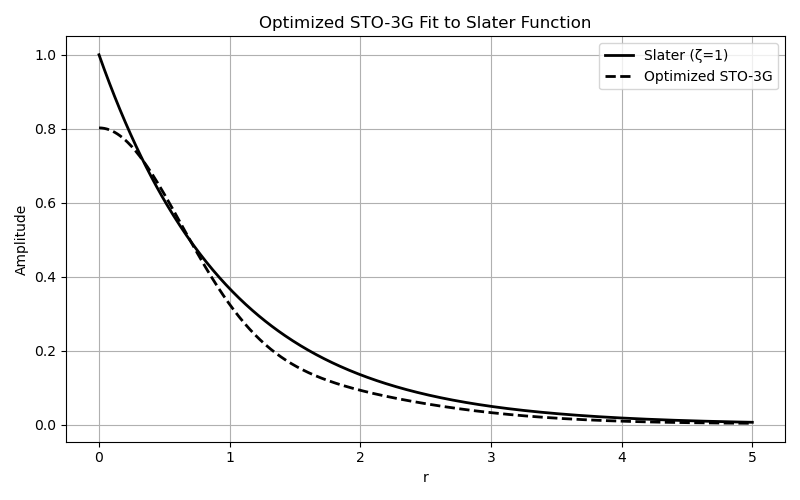

Here is the Python script that generated this plot:
import numpy as np
import matplotlib.pyplot as plt
from scipy.optimize import differential_evolution
from scipy.integrate import simpson

# Slater-type orbital (unnormalized)
def slater(r, zeta=1.0):
    return np.exp(-zeta * r)

# Normalized primitive Gaussian
def gaussian(r, alpha):
    return np.exp(-alpha * r**2)

# Contracted Gaussian function
def contracted_gaussian(r, alphas, coeffs):
    result = np.zeros_like(r)
    for c, a in zip(coeffs, alphas):
        result += c * gaussian(r, a)
    return result

# Objective function: minimize area error between Slater and contracted
def area_error(params, r, slater_vals):
    coeffs = params[:3]
    alphas = params[3:]
    g_vals = contracted_gaussian(r, alphas, coeffs)
    error = np.abs(simpson(slater_vals - g_vals, r))
    return error

# r grid
r = np.linspace(0, 5, 500)
slater_vals = slater(r)

# Bounds for optimization: coeffs [0, 2], alphas [0.001, 5]
bounds = [(0, 2)] * 3 + [(0.001, 5)] * 3

# Run differential evolution optimization
result = differential_evolution(
    area_error,
    bounds,
    args=(r, slater_vals),
    strategy='best1bin',
    maxiter=1000,
    tol=1e-4,
    disp=True
)

# Extract optimized values
opt_coeffs = [0.0036,0.2067,0.5921]
opt_alphas = [0.0061,0.2167,1.3385]
opt_area_error = area_error(result.x, r, slater_vals)

# Compute optimized Gaussian
optimized_vals = contracted_gaussian(r, opt_alphas, opt_coeffs)

# Print final results
print(f"Optimized Coefficients: {opt_coeffs}")
print(f"Optimized Exponents: {opt_alphas}")
print(f"Final Area Error: {opt_area_error:.6f}")

# Plotting
plt.figure(figsize=(8, 5))
plt.plot(r, slater_vals, label='Slater (ζ=1)', color='black', linewidth=2)
plt.plot(r, optimized_vals, '--', color='black', label='Optimized STO-3G', linewidth=2)
plt.xlabel('r')
plt.ylabel('Amplitude')
plt.title('Optimized STO-3G Fit to Slater Function')
plt.legend()
plt.grid(True)
plt.tight_layout()
plt.show()
